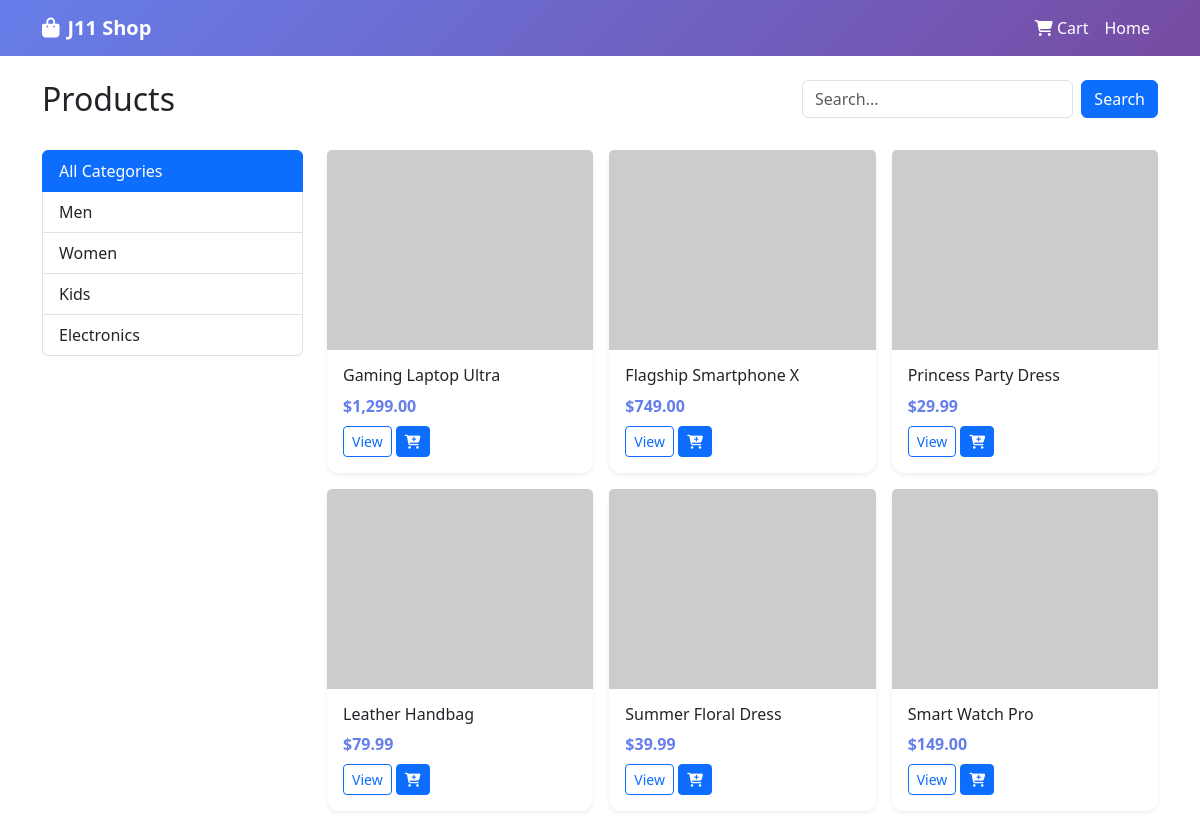
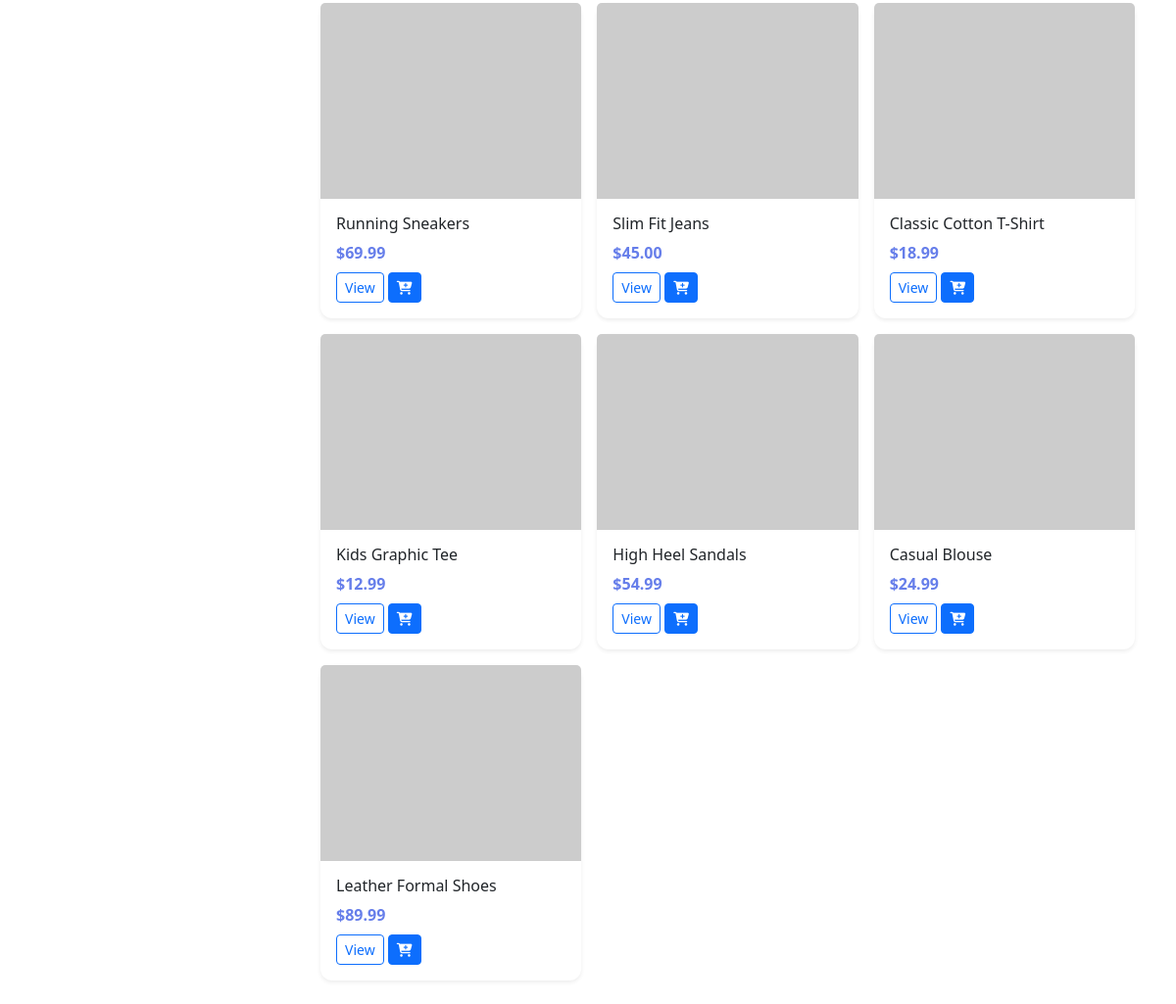
/products.php, run on the app's committed database (2 pictures, top to bottom).
### tables this page shows
CREATE TABLE `tbl_top_category` (
  `tcat_id` int(11) NOT NULL AUTO_INCREMENT,
  `tcat_name` varchar(255) NOT NULL,
  `show_on_menu` tinyint(1) NOT NULL DEFAULT 1,
  PRIMARY KEY (`tcat_id`)
);

CREATE TABLE `tbl_product` (
  `p_id` int(11) NOT NULL AUTO_INCREMENT,
  `p_name` varchar(255) NOT NULL,
  `p_old_price` decimal(10,2) DEFAULT NULL,
  `p_current_price` decimal(10,2) NOT NULL,
  `p_qty` int(11) NOT NULL DEFAULT 0,
  `p_featured_photo` varchar(255) DEFAULT NULL,
  `p_description` text,
  `p_short_description` text,
  `p_feature` text,
  `p_condition` text,
  `p_return_policy` text,
  `p_total_view` int(11) NOT NULL DEFAULT 0,
  `p_is_featured` tinyint(1) NOT NULL DEFAULT 0,
  `p_is_active` tinyint(1) NOT NULL DEFAULT 1,
  `ecat_id` int(11) DEFAULT NULL,
  PRIMARY KEY (`p_id`),
  KEY `ecat_id` (`ecat_id`)
);

### products.php (the view, shortened to what this page needs)
<?php
require_once('inc_config.php');
$cat = isset($_GET['cat']) ? (int)$_GET['cat'] : 0;
$search = trim($_GET['q'] ?? '');
$sql = "SELECT p.* FROM tbl_product p WHERE p.p_is_active=1";
$params = [];
$sql .= " ORDER BY p.p_is_featured DESC, p.p_id DESC";
$stmt = $pdo->prepare($sql);
$stmt->execute($params);
$products = $stmt->fetchAll();
$top_cats = $pdo->query("SELECT * FROM tbl_top_category WHERE show_on_menu=1")->fetchAll();
?>
<!DOCTYPE html>
<html lang="en">
<head>
    <link href="https://cdn.jsdelivr.net/npm/bootstrap@5.3.3/dist/css/bootstrap.min.css" rel="stylesheet">
    <link href="https://cdnjs.cloudflare.com/ajax/libs/font-awesome/6.5.1/css/all.min.css" rel="stylesheet">
</head>
<body>
<nav class="navbar navbar-expand-lg">
    <div class="container">
        <a class="navbar-brand fw-bold" href="index.php"><i class="fas fa-shopping-bag me-2"></i>J11 Shop</a>
        <div class="navbar-nav ms-auto">
            <a class="nav-link" href="cart.php"><i class="fas fa-shopping-cart"></i> Cart</a>
            <a class="nav-link" href="index.php">Home</a>
        </div>
    </div>
</nav>
<div class="container py-4">
    <div class="row mb-4">
        <div class="col-md-8">
            <h2>Products</h2>
        </div>
        <div class="col-md-4">
            <form class="d-flex">
                <input type="text" name="q" class="form-control me-2" placeholder="Search..." value="<?php echo htmlspecialchars($search); ?>">
                <button class="btn btn-primary">Search</button>
            </form>
        </div>
    </div>
    <div class="row">
        <div class="col-md-3 mb-4">
            <div class="list-group">
                <a href="products.php" class="list-group-item list-group-item-action <?php echo $cat===0?'active':''; ?>">All Categories</a>
                <?php foreach ($top_cats as $c): ?>
                    <a href="products.php?cat=<?php echo $c['tcat_id']; ?>" class="list-group-item list-group-item-action <?php echo $cat===$c['tcat_id']?'active':''; ?>">
                        <?php echo htmlspecialchars($c['tcat_name']); ?>
                    </a>
                <?php endforeach; ?>
            </div>
        </div>
        <div class="col-md-9">
            <div class="row g-3">
                <?php if (empty($products)): ?>
                    <div class="col-12"><div class="alert alert-info">No products found.</div></div>
                <?php else: ?>
                    <?php foreach ($products as $p): ?>
                        <div class="col-6 col-lg-4">
                            <div class="card product-card h-100 shadow-sm">
                                <img src="<?php echo $p['p_featured_photo'] ? 'assets/uploads/'.$p['p_featured_photo'] : 'https://via.placeholder.com/300x200?text='.urlencode($p['p_name']); ?>"
                                     class="card-img-top" alt="" onerror="this.src='https://via.placeholder.com/300x200?text=Product'">
                                <div class="card-body">
                                    <h6 class="card-title"><?php echo htmlspecialchars($p['p_name']); ?></h6>
                                    <p class="price mb-2">$<?php echo number_format($p['p_current_price'], 2); ?></p>
                                    <a href="product.php?id=<?php echo $p['p_id']; ?>" class="btn btn-sm btn-outline-primary">View</a>
                                    <form action="cart-add.php" method="post" class="d-inline">
                                        <button class="btn btn-sm btn-primary"><i class="fas fa-cart-plus"></i></button>
                                    </form>
                                </div>
                            </div>
                        </div>
                    <?php endforeach; ?>
                <?php endif; ?>
            </div>
        </div>
    </div>
</div>
</body>
</html>

### products.php (style rules this page uses)
.navbar { background: linear-gradient(135deg, #667eea, #764ba2); }
.navbar-brand, .nav-link { color: #fff !important; }
.product-card { transition: transform .2s; border: none; border-radius: 12px; }
.product-card img { height: 200px; object-fit: cover; }
.price { color: #667eea; font-weight: 700; }

### data on the page
tbl_top_category: tcat_name "Men"
tbl_top_category: tcat_name "Women"
tbl_top_category: tcat_name "Kids"
tbl_top_category: tcat_name "Electronics"
tbl_product: p_name "Gaming Laptop Ultra", p_current_price "1,299.00"
tbl_product: p_name "Flagship Smartphone X", p_current_price "749.00"
tbl_product: p_name "Princess Party Dress", p_current_price "29.99"
tbl_product: p_name "Leather Handbag", p_current_price "79.99"
tbl_product: p_name "Summer Floral Dress", p_current_price "39.99"
tbl_product: p_name "Smart Watch Pro", p_current_price "149.00"
tbl_product: p_name "Running Sneakers", p_current_price "69.99"
tbl_product: p_name "Slim Fit Jeans", p_current_price "45.00"
tbl_product: p_name "Classic Cotton T-Shirt", p_current_price "18.99"
tbl_product: p_name "Kids Graphic Tee", p_current_price "12.99"
tbl_product: p_name "High Heel Sandals", p_current_price "54.99"
tbl_product: p_name "Casual Blouse", p_current_price "24.99"
tbl_product: p_name "Leather Formal Shoes", p_current_price "89.99"
